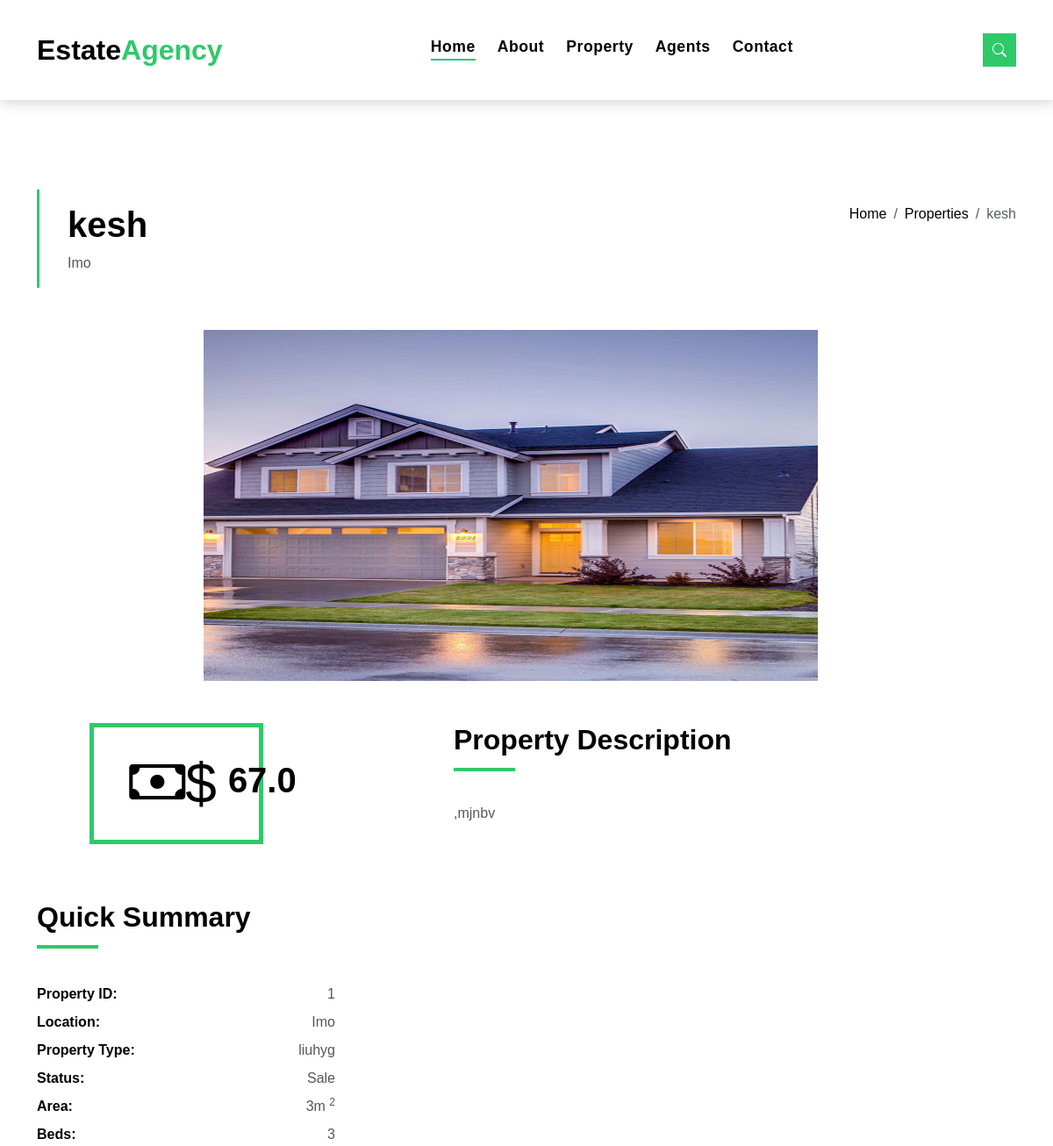
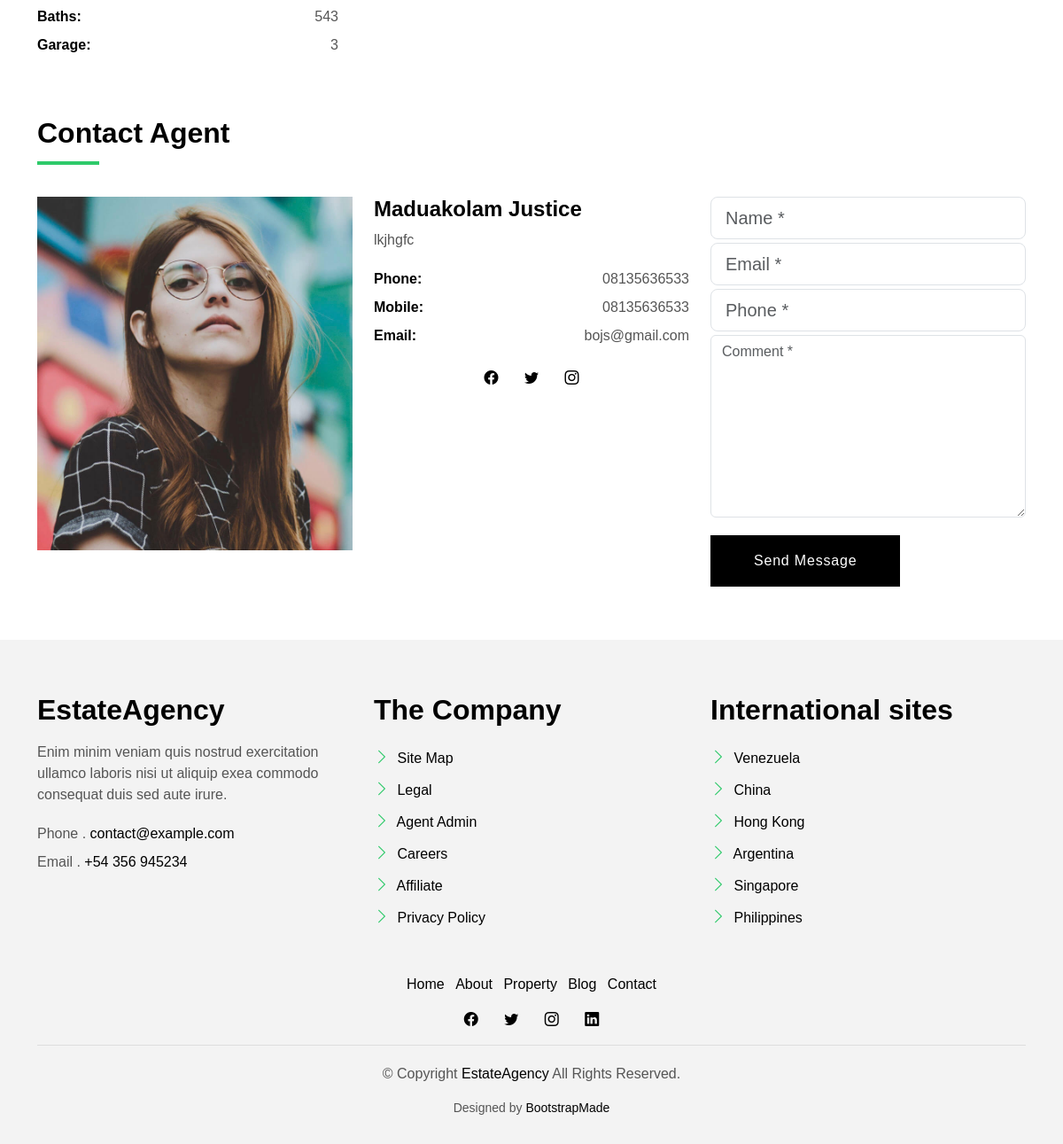
/listing/single/1, run on the app's committed database (2 pictures, top to bottom).
### listing/models.py (models this page shows, shortened)
class Properties(models.Model):
    agent_id = models.ForeignKey(Users, on_delete=models.DO_NOTHING)
    name = models.CharField(max_length=255)
    location = models.CharField(max_length=255)
    ptype = models.CharField(max_length=255)
    status = models.CharField(max_length=255)
    area = models.IntegerField()
    bed = models.IntegerField()
    bath = models.IntegerField()
    garage = models.IntegerField()
    description = models.TextField()
    photo = models.ImageField(upload_to='post')
    price = models.FloatField()
    list_date = models.DateTimeField(default=datetime.now, blank=True)

### accounts/models.py (models this page shows, shortened)
class Users(AbstractBaseUser, PermissionsMixin):
    fullname = models.CharField(max_length=200)
    phone = models.CharField(max_length=200)
    email = models.EmailField(max_length=200, unique=True, db_index=True)
    password = models.CharField(max_length=200)
    facebook = models.CharField(max_length=200)
    twitter = models.CharField(max_length=200)
    instagram = models.CharField(max_length=200)
    description = models.TextField()
    photo = models.ImageField(upload_to='profile/')
    reg_date = models.DateTimeField(default=datetime.now, blank=True)
    is_superuser = models.BooleanField(default=False)
    is_active = models.BooleanField(default=False)
    is_staff = models.BooleanField(default=False)
    last_login = models.DateTimeField(auto_now_add=True, blank=True, null=True)
    created_time = models.DateTimeField(auto_now_add=True)
    USERNAME_FIELD = 'email'
    REQUIRED_FIELDS = []
    objects = UserManager()

### listing/views.py (the view)
# urls.py: path('single/<int:listing_id>', views.findSingle, name='listingsingle'),
def findSingle(request, listing_id):
    property = get_object_or_404(Properties, pk=listing_id)
    context = {
        'property': property
    }
    return render(request, 'listing/property.html', context)

### templates/listing/property.html (shortened to what this page needs)
{% extends 'base.html' %}
{% load static %}
{% block content %}
<main id="main">
    <section class="intro-single">
      <div class="container">
        <div class="row">
          <div class="col-md-12 col-lg-8">
            <div class="title-single-box">
              <h1 class="title-single">{{ property.name }}</h1>
              <span class="color-text-a">{{ property.location }}</span>
            </div>
          </div>
          <div class="col-md-12 col-lg-4">
            <nav aria-label="breadcrumb" class="breadcrumb-box d-flex justify-content-lg-end">
              <ol class="breadcrumb">
                <li class="breadcrumb-item">
                  <a href="index.html">Home</a>
                </li>
                <li class="breadcrumb-item">
                  <a href="property.html">Properties</a>
                </li>
                <li class="breadcrumb-item active" aria-current="page">
                  {{ property.name }}
                </li>
              </ol>
            </nav>
          </div>
        </div>
      </div>
    </section>
    <section class="property-single nav-arrow-b">
      <div class="container">
        <div class="row justify-content-center">
          <div class="col-lg-8">
            <div id="property-single-carousel" class="swiper">
              <img src="{{ property.photo.url }}" alt="" width="700" height="400">
            </div>
          </div>
        </div><br><br>
        <div class="row">
          <div class="col-sm-12">
            <div class="row justify-content-between">
              <div class="col-md-5 col-lg-4">
                <div class="property-price d-flex justify-content-center foo">
                  <div class="card-header-c d-flex">
                    <div class="card-box-ico">
                      <span class="bi bi-cash">$</span>
                    </div>
                    <div class="card-title-c align-self-center">
                      <h5 class="title-c">{{ property.price }}</h5>
                    </div>
                  </div>
                </div>
                <div class="property-summary">
                  <div class="row">
                    <div class="col-sm-12">
                      <div class="title-box-d section-t4">
                        <h3 class="title-d">Quick Summary</h3>
                      </div>
                    </div>
                  </div>
                  <div class="summary-list">
                    <ul class="list">
                      <li class="d-flex justify-content-between">
                        <strong>Property ID:</strong>
                        <span>{{ property.id }}</span>
                      </li>
                      <li class="d-flex justify-content-between">
                        <strong>Location:</strong>
                        <span>{{ property.location }}</span>
                      </li>
                      <li class="d-flex justify-content-between">
                        <strong>Property Type:</strong>
                        <span>{{ property.ptype }}</span>
                      </li>
                      <li class="d-flex justify-content-between">
                        <strong>Status:</strong>
                        <span>{{ property.status }}</span>
                      </li>
                      <li class="d-flex justify-content-between">
                        <strong>Area:</strong>
                        <span>{{ property.area }}m
                          <sup>2</sup>
                        </span>
                      </li>
                      <li class="d-flex justify-content-between">
                        <strong>Beds:</strong>
                        <span>{{ property.bed }}</span>
                      </li>
                      <li class="d-flex justify-content-between">
                        <strong>Baths:</strong>
                        <span>{{ property.bath }}</span>
                      </li>
                      <li class="d-flex justify-content-between">
                        <strong>Garage:</strong>
                        <span>{{ property.garage }}</span>
                      </li>
                    </ul>
                  </div>
                </div>
              </div>
              <div class="col-md-7 col-lg-7 section-md-t3">
                <div class="row">
                  <div class="col-sm-12">
                    <div class="title-box-d">
                      <h3 class="title-d">Property Description</h3>
                    </div>
                  </div>
                </div>
                <div class="property-description">
                  <p class="description color-text-a">
                    {{ property.description }}
                  </p>
                </div>
              </div>
            </div>
          </div>
          <div class="col-md-12">
            <div class="row section-t3">
              <div class="col-sm-12">
                <div class="title-box-d">
                  <h3 class="title-d">Contact Agent</h3>
                </div>
              </div>
            </div>
            <div class="row">
              <div class="col-md-6 col-lg-4">
                <img src="{{ property.agent_id.photo.url }}" alt="" class="img-fluid">
              </div>
              <div class="col-md-6 col-lg-4">
                <div class="property-agent">
                  <h4 class="title-agent">{{ property.agent_id.fullname }}</h4>
                  <p class="color-text-a">
                    {{ property.agent_id.description }}
                  </p>
                  <ul class="list-unstyled">
                    <li class="d-flex justify-content-between">
                      <strong>Phone:</strong>
                      <span class="color-text-a">{{ property.agent_id.phone }}</span>
                    </li>
                    <li class="d-flex justify-content-between">
                      <strong>Mobile:</strong>
                      <span class="color-text-a">{{ property.agent_id.phone }}</span>
                    </li>
                    <li class="d-flex justify-content-between">
                      <strong>Email:</strong>
                      <span class="color-text-a">{{ property.agent_id.email }}</span>
                    </li>
                  </ul>
                  <div class="socials-a">
                    <ul class="list-inline">
                      <li class="list-inline-item">
                        <a href="{{ property.agent_id.facebook }}">
                          <i class="bi bi-facebook" aria-hidden="true"></i>
                        </a>
                      </li>
                      <li class="list-inline-item">
                        <a href="{{ property.agent_id.twitter }}">
                          <i class="bi bi-twitter" aria-hidden="true"></i>
                        </a>
                      </li>
                      <li class="list-inline-item">
                        <a href="{{ property.agent_id.instagram }}">
                          <i class="bi bi-instagram" aria-hidden="true"></i>
                        </a>
                      </li>
                    </ul>
                  </div>
                </div>
              </div>
              <div class="col-md-12 col-lg-4">
                <div class="property-contact">
                  <form class="form-a" action="{% url 'message' %}" method="POST">
                    <div class="row">
                      <div class="col-md-12 mb-1">
                        <div class="form-group">
                          <input type="text" class="form-control form-control-lg form-control-a" id="inputName" placeholder="Name *" name="fullname" required>
                        </div>
                      </div>
                      <div class="col-md-12 mb-1">
                        <div class="form-group">
                          <input type="email" class="form-control form-control-lg form-control-a" id="inputEmail1" placeholder="Email *" name="email" required>
                        </div>
                      </div>
                      <div class="col-md-12 mb-1">
                        <div class="form-group">
                          <input type="text" class="form-control form-control-lg form-control-a" id="inputEmail1" placeholder="Phone *" name="phone" required>
                        </div>
                      </div>
                      <div class="col-md-12 mb-1">
                        <div class="form-group">
                          <textarea id="textMessage" class="form-control" placeholder="Comment *" name="msg" cols="45" rows="8" required></textarea>
                        </div>
                      </div>
                      <div class="col-md-12 mt-3">
                        <button type="submit" class="btn btn-a">Send Message</button>
                      </div>
                    </div>
                  </form>
                </div>
              </div>
            </div>
          </div>
        </div>
      </div>
    </section>
  </main>
{% endblock %}

### static/assets/css/style.css (style rules this page uses)
body { font-family: "Poppins", sans-serif; color: #555555; }
h1, h2, h3, h4, h5, h6 { color: #000000; }
a { color: #000000; text-decoration: none; transition: all 0.5s ease; }
.color-text-a { text-decoration: none; color: #555555; }
.section-t4 { padding-top: 4rem; }
.section-t3 { padding-top: 3rem; }
.title-box-d { padding-bottom: 1.8rem; margin-bottom: 1rem; position: relative; }
.title-box-d .title-d { font-weight: 600; font-size: 2rem; }
.title-box-d .title-d:after { content: ""; position: absolute; width: 70px; height: 4px; background-color: #2eca6a; bottom: 20px; left: 0; }
.socials-a { text-decoration: none; }
.socials-a .list-inline-item:not(:last-child) { margin-right: 25px; }
.btn { transition: 0.5s ease; }
.btn.btn-a, .btn.btn-b { border-radius: 0; padding: 1rem 3rem; letter-spacing: 0.05rem; }
.btn.btn-a { text-decoration: none; background-color: #000000; color: #ffffff; }
.intro-single { padding: 12rem 0 3rem; }
.intro-single .title-single-box { padding: 1rem 0 1rem 2rem; }
.intro-single .title-single-box { border-left: 3px solid #2eca6a; }
.intro-single .title-single-box .title-single { font-weight: 600; font-size: 2.2rem; }
@media (min-width: 768px) { .intro-single .title-single-box .title-single { font-size: 2.1rem; } }
@media (min-width: 992px) { .intro-single .title-single-box .title-single { font-size: 2.5rem; } }
.intro-single .breadcrumb-box { padding: 1rem 0 0 0.5rem; }
.intro-single .breadcrumb { background-color: transparent; padding-right: 0; padding-left: 0; }
.property-price { margin: 0 auto; }
.property-price .card-header-c { padding: 0; }
.summary-list { padding-right: 1rem; color: #000000; }
.summary-list .list { padding: 0; line-height: 2; }
.summary-list .list span { color: #555555; }
.property-agent .title-agent { font-weight: 600; }
.property-agent ul { line-height: 2; color: #000000; }
.property-agent .socials-a { text-align: center; }
.card-header-c { padding: 0 1rem 1rem 1rem; }
.card-box-ico { padding: 1rem 3rem 1rem 2.5rem; border: 5px solid #2eca6a; }
.card-box-ico span { font-size: 4rem; color: #000000; }
.title-c { font-size: 2.5rem; font-weight: 600; margin-left: -40px; }
@media (min-width: 768px) { .title-c { font-size: 1.8rem; } }
@media (min-width: 992px) { .title-c { font-size: 2.5rem; } }

### data on the page
Properties: name "kesh", location "Imo", photo (picture), price "67.0", id "1", ptype "liuhyg", status "Sale", area "3", bed "3", bath "543", garage "3", description ",mjnbv", agent_id.photo (picture), agent_id.fullname "Maduakolam Justice", agent_id.description "lkjhgfc", agent_id.phone "08135636533", agent_id.email "bojs@gmail.com"
